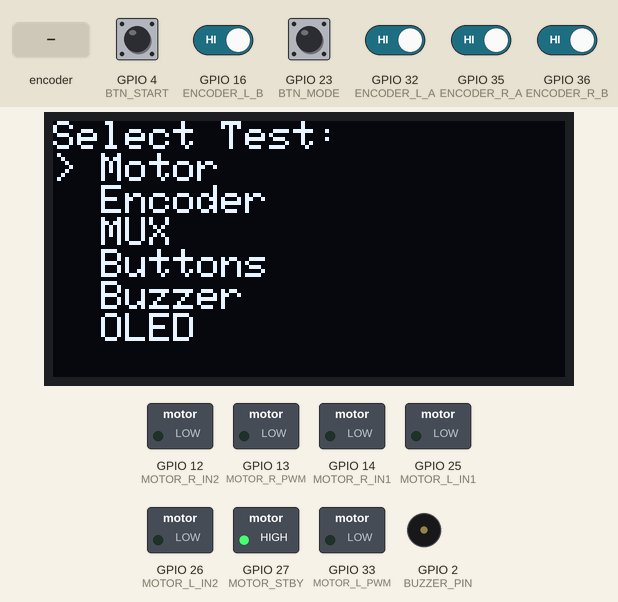
The sketch below on a simulated ESP32. On the bench: 128×64 one-colour display, switched loads named in the sketch (green lamp = pin HIGH), buzzer (waves = sounding, pin HIGH). The inputs (shaded band) are chosen by the test bench; at power-on: GPIO 4 (BTN_START), GPIO 16 (ENCODER_L_B), GPIO 23 (BTN_MODE), GPIO 32 (ENCODER_L_A), GPIO 35 (ENCODER_R_A), GPIO 36 (ENCODER_R_B) HIGH. What the sketch prints to the serial monitor is not drawn.

Above: at 2.2 s.
2.3 s: GPIO 4 (BTN_START) pulled LOW for 0.15 s
At 3.4 s:
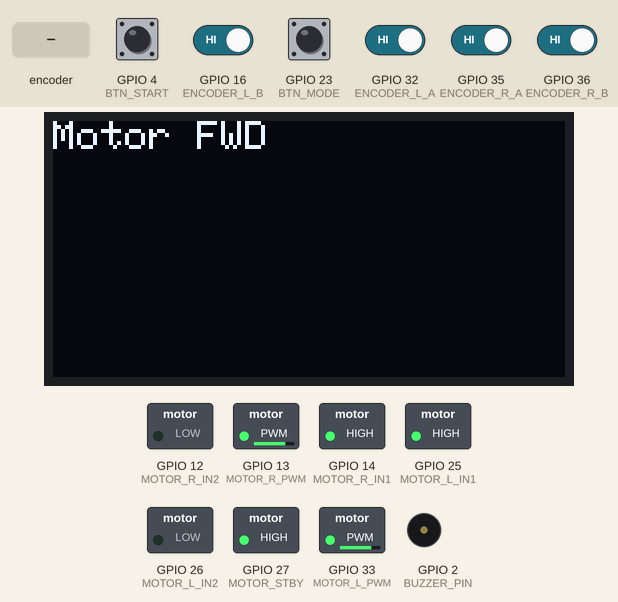
5.4 s: GPIO 23 (BTN_MODE) pulled LOW for 3.2 s
At 7.4 s:
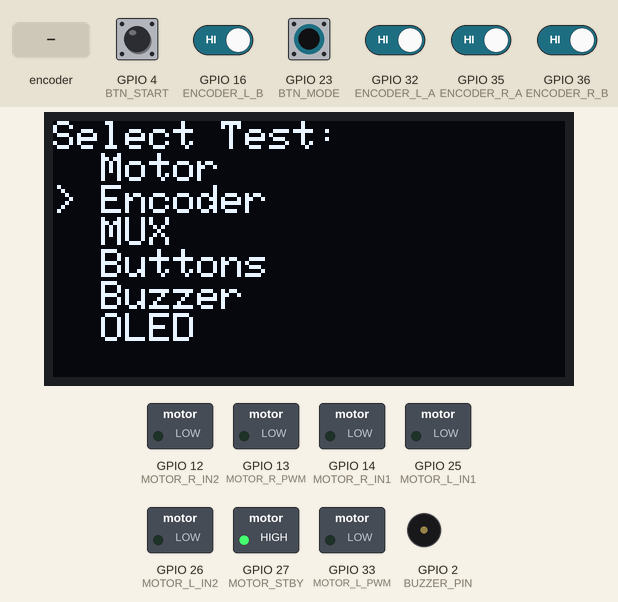
10.1 s: GPIO 4 (BTN_START) pulled LOW for 0.15 s
At 12.0 s:
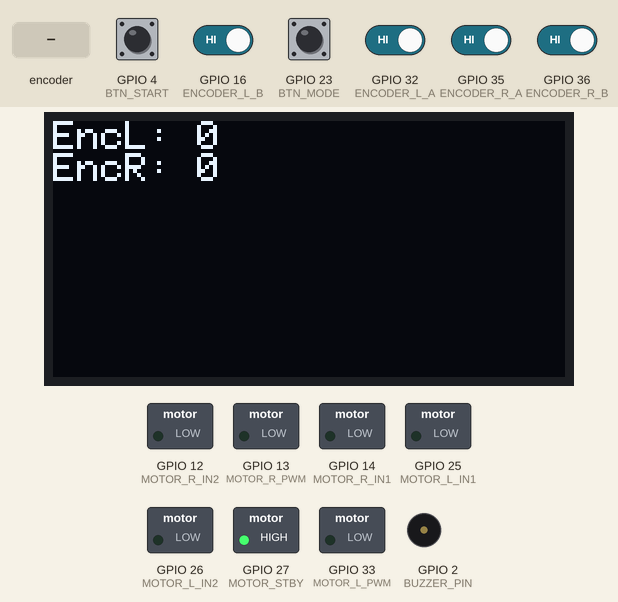
13.2 s: rotary encoder on GPIO 32 (ENCODER_L_A) / GPIO 16 (ENCODER_L_B) turned 2 steps (second pin leading)
At 13.9 s:
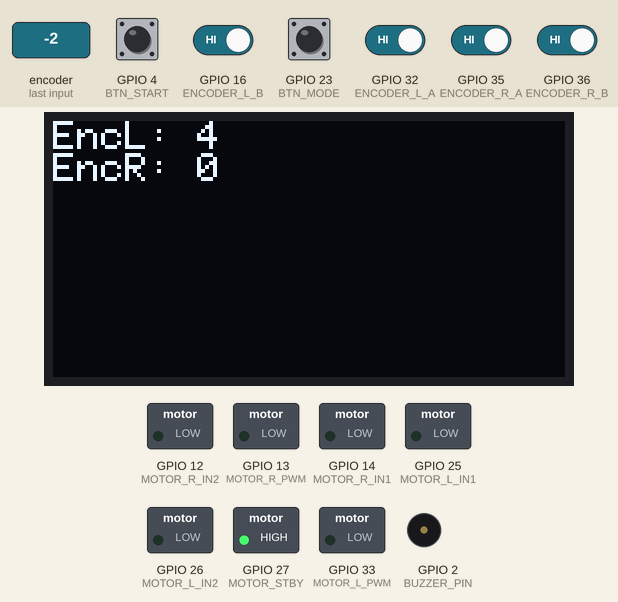
15.1 s: GPIO 35 (ENCODER_R_A) driven LOW
At 15.6 s:
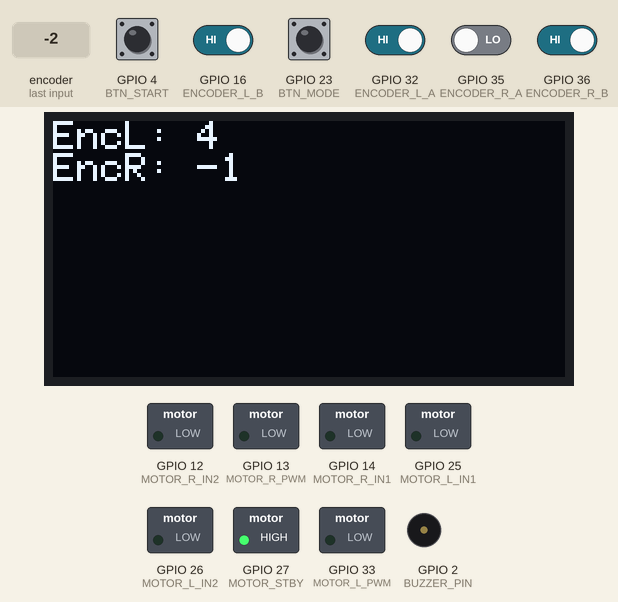
17.2 s: GPIO 23 (BTN_MODE) pulled LOW for 1 s
At 18.7 s:
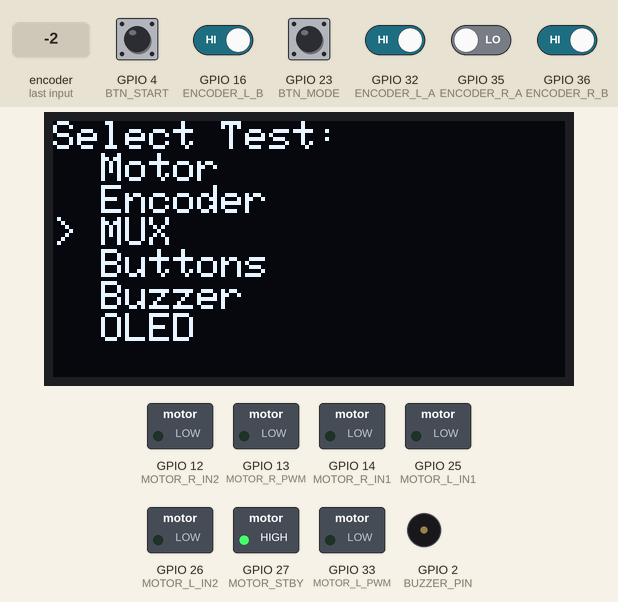
Timing chart, 0 to 20.2 s (numbered marks = the images above; inputs shaded):
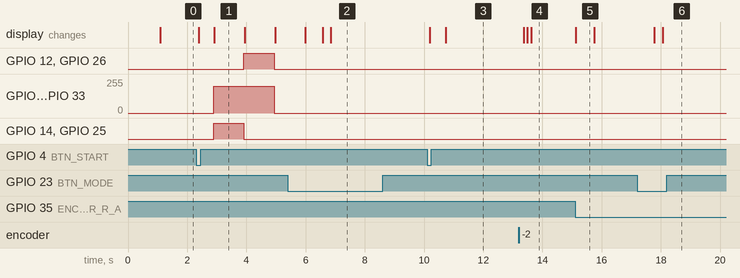

Measured:
- after the input at 2.3 s, GPIO 12 (MOTOR_R_IN2): LOW → HIGH after 1.6 s, → LOW 1.0 s later; GPIO 13 (MOTOR_R_PWM): 0/255 → 199/255 after 0.59 s, → 0/255 2.1 s later
- after the input at 5.4 s, the display: first differs from a run without the input after 1.2 s (image 2 shows a later state)
- after the input at 10.1 s, the display: first changes after 0.10 s (image 3 shows a later state)
- after the input at 13.2 s, the display: first changes after 0.17 s (image 4 shows a later state)
- after the input at 15.1 s, the display: changes at once (image 5)
- after the input at 17.2 s, the display: first changes after 0.58 s (image 6 shows a later state)
- what the display in image 5 shows lasts 0.7 s, from 15.1 s to 15.8 s

The sketch:

comp_testing.ino
```cpp
// Created by Ajeet Jain
#include <Wire.h>
#include <Adafruit_GFX.h>
#include <Adafruit_SSD1306.h>

// Pin definitions (from fastlinefollower.ino)
#define MOTOR_R_PWM 13
#define MOTOR_R_IN1 14
#define MOTOR_R_IN2 12
#define MOTOR_STBY  27
#define MOTOR_L_IN1 25
#define MOTOR_L_IN2 26
#define MOTOR_L_PWM 33
#define ENCODER_L_A 32
#define ENCODER_L_B 16
#define ENCODER_R_A 35
#define ENCODER_R_B 36
#define MUX_S0 18
#define MUX_S1 19
#define MUX_S2 17
#define MUX_S3 5
#define MUX_SIG 34
#define BTN_START 4
#define BTN_CAL 15
#define BTN_MODE 23
#define BTN_RESET 0
#define BUZZER_PIN 2
#define OLED_SDA 21
#define OLED_SCL 22
#define OLED_RST -1
#define OLED_ADDR 0x3C
#define SCREEN_WIDTH 128
#define SCREEN_HEIGHT 64
#define NUM_SENSORS 16
Adafruit_SSD1306 display(SCREEN_WIDTH, SCREEN_HEIGHT, &Wire, OLED_RST);

// Encoder variables
volatile long encoderCountL = 0, encoderCountR = 0;
void IRAM_ATTR encoderL_ISR() {
  if (digitalRead(ENCODER_L_A) == digitalRead(ENCODER_L_B)) encoderCountL++;
  else encoderCountL--;
}
void IRAM_ATTR encoderR_ISR() {
  if (digitalRead(ENCODER_R_A) == digitalRead(ENCODER_R_B)) encoderCountR++;
  else encoderCountR--;
}

// State
int testMode = 0; // 0: Motor, 1: Encoder, 2: MUX, 3: Buttons, 4: Buzzer, 5: OLED
const char* testNames[] = {"Motor", "Encoder", "MUX", "Buttons", "Buzzer", "OLED"};
const int numTests = 6;

void setMotors(int left, int right) {
  digitalWrite(MOTOR_L_IN1, left > 0);
  digitalWrite(MOTOR_L_IN2, left < 0);
  digitalWrite(MOTOR_R_IN1, right > 0);
  digitalWrite(MOTOR_R_IN2, right < 0);
  ledcWrite(MOTOR_L_PWM, abs(left));
  ledcWrite(MOTOR_R_PWM, abs(right));
}

void beep() {
  digitalWrite(BUZZER_PIN, HIGH);
  delay(100);
  digitalWrite(BUZZER_PIN, LOW);
}

void setup() {
  // Pins
  pinMode(MOTOR_L_PWM, OUTPUT);
  pinMode(MOTOR_L_IN1, OUTPUT);
  pinMode(MOTOR_L_IN2, OUTPUT);
  pinMode(MOTOR_R_PWM, OUTPUT);
  pinMode(MOTOR_R_IN1, OUTPUT);
  pinMode(MOTOR_R_IN2, OUTPUT);
  pinMode(MOTOR_STBY, OUTPUT);
  digitalWrite(MOTOR_STBY, HIGH);
  ledcAttach(MOTOR_L_PWM, 20000, 8);
  ledcAttach(MOTOR_R_PWM, 20000, 8);
  pinMode(ENCODER_L_A, INPUT_PULLUP);
  pinMode(ENCODER_L_B, INPUT_PULLUP);
  pinMode(ENCODER_R_A, INPUT_PULLUP);
  pinMode(ENCODER_R_B, INPUT_PULLUP);
  attachInterrupt(digitalPinToInterrupt(ENCODER_L_A), encoderL_ISR, CHANGE);
  attachInterrupt(digitalPinToInterrupt(ENCODER_R_A), encoderR_ISR, CHANGE);
  pinMode(MUX_S0, OUTPUT);
  pinMode(MUX_S1, OUTPUT);
  pinMode(MUX_S2, OUTPUT);
  pinMode(MUX_S3, OUTPUT);
  pinMode(MUX_SIG, INPUT);
  pinMode(BTN_START, INPUT_PULLUP);
  pinMode(BTN_CAL, INPUT_PULLUP);
  pinMode(BTN_MODE, INPUT_PULLUP);
  pinMode(BTN_RESET, INPUT_PULLUP);
  pinMode(BUZZER_PIN, OUTPUT);
  digitalWrite(BUZZER_PIN, LOW);
  Wire.begin(OLED_SDA, OLED_SCL);
  display.begin(SSD1306_SWITCHCAPVCC, OLED_ADDR);
  display.setRotation(2);
  display.clearDisplay();
  display.setTextSize(2);
  display.setTextColor(SSD1306_WHITE);
  display.setCursor(0, 0);
  display.println("ALL TESTS");
  display.display();
  showAjeetJain();
  delay(1000);
  Serial.begin(115200);
}

void loop() {
  // --- Menu selection ---
  display.clearDisplay();
  display.setTextSize(1);
  display.setCursor(0, 0);
  display.println("Select Test:");
  for (int i = 0; i < numTests; i++) {
    if (i == testMode) display.print("> ");
    else display.print("  ");
    display.println(testNames[i]);
  }
  display.display();
  showAjeetJain();
  // BTN_MODE cycles test, BTN_START selects
  static int lastMode = HIGH, lastStart = HIGH;
  int curMode = digitalRead(BTN_MODE);
  int curStart = digitalRead(BTN_START);
  if (lastMode == HIGH && curMode == LOW) {
    testMode = (testMode + 1) % numTests;
    delay(200);
  }
  if (lastStart == HIGH && curStart == LOW) {
    runTest(testMode);
    delay(200);
  }
  lastMode = curMode;
  lastStart = curStart;
  delay(50);
}

void runTest(int mode) {
  display.clearDisplay();
  display.setTextSize(1);
  display.setCursor(0, 0);
  display.print("Testing: ");
  display.println(testNames[mode]);
  display.display();
  showAjeetJain();
  delay(500);
  if (mode == 0) { // Motor
    setMotors(200, 200);
    display.clearDisplay(); display.setCursor(0,0); display.println("Motor FWD"); display.display(); showAjeetJain(); delay(1000);
    setMotors(-200, -200);
    display.clearDisplay(); display.setCursor(0,0); display.println("Motor BWD"); display.display(); showAjeetJain(); delay(1000);
    setMotors(0, 0);
    display.clearDisplay(); display.setCursor(0,0); display.println("Motor STOP"); display.display(); showAjeetJain(); delay(1000);
  } else if (mode == 1) { // Encoder
    unsigned long t0 = millis();
    long l0 = encoderCountL, r0 = encoderCountR;
    while (digitalRead(BTN_START) == HIGH) {
      display.clearDisplay();
      display.setCursor(0,0);
      display.print("EncL: "); display.println(encoderCountL);
      display.print("EncR: "); display.println(encoderCountR);
      display.display();
      showAjeetJain();
      Serial.print("EncL: "); Serial.print(encoderCountL);
      Serial.print("\tEncR: "); Serial.println(encoderCountR);
      delay(100);
      if (millis() - t0 > 5000) break;
    }
  } else if (mode == 2) { // MUX
    for (int k=0; k<10; k++) {
      display.clearDisplay();
      display.setCursor(0,0);
      for (int i = 0; i < NUM_SENSORS; i++) {
        digitalWrite(MUX_S0, i & 0x01);
        digitalWrite(MUX_S1, (i >> 1) & 0x01);
        digitalWrite(MUX_S2, (i >> 2) & 0x01);
        digitalWrite(MUX_S3, (i >> 3) & 0x01);
        delayMicroseconds(5);
        int val = analogRead(MUX_SIG);
        Serial.print("CH"); Serial.print(i); Serial.print(": "); Serial.print(val); Serial.print("\t");
        display.print(i); display.print(":"); display.print(val); display.print(" ");
        if ((i+1)%4==0) display.println();
      }
      Serial.println();
      display.display();
      showAjeetJain();
      delay(500);
    }
  } else if (mode == 3) { // Buttons
    for (int k=0; k<50; k++) {
      display.clearDisplay();
      display.setCursor(0,0);
      display.print("START: "); display.println(digitalRead(BTN_START) == LOW ? "PRESSED" : "RELEASED");
      display.print("CAL:   "); display.println(digitalRead(BTN_CAL) == LOW ? "PRESSED" : "RELEASED");
      display.print("MODE:  "); display.println(digitalRead(BTN_MODE) == LOW ? "PRESSED" : "RELEASED");
      display.print("RESET: "); display.println(digitalRead(BTN_RESET) == LOW ? "PRESSED" : "RELEASED");
      display.display();
      showAjeetJain();
      Serial.print("START: "); Serial.print(digitalRead(BTN_START) == LOW ? "PRESSED" : "RELEASED");
      Serial.print("\tCAL: "); Serial.print(digitalRead(BTN_CAL) == LOW ? "PRESSED" : "RELEASED");
      Serial.print("\tMODE: "); Serial.print(digitalRead(BTN_MODE) == LOW ? "PRESSED" : "RELEASED");
      Serial.print("\tRESET: "); Serial.println(digitalRead(BTN_RESET) == LOW ? "PRESSED" : "RELEASED");
      delay(100);
    }
  } else if (mode == 4) { // Buzzer
    for (int k=0; k<5; k++) {
      digitalWrite(BUZZER_PIN, HIGH);
      display.clearDisplay(); display.setCursor(0,0); display.println("BUZZER ON"); display.display(); showAjeetJain(); delay(200);
      digitalWrite(BUZZER_PIN, LOW);
      display.clearDisplay(); display.setCursor(0,0); display.println("BUZZER OFF"); display.display(); showAjeetJain(); delay(300);
    }
  } else if (mode == 5) { // OLED
    display.clearDisplay();
    display.setTextSize(2);
    display.setCursor(0, 0);
    display.println("OLED TEST");
    display.setTextSize(1);
    display.setCursor(0, 24);
    display.println("128x64 SSD1306");
    display.setCursor(0, 40);
    display.println("Hello, ESP32!");
    display.display();
    showAjeetJain();
    delay(2000);
  }
  display.clearDisplay();
  display.setCursor(0,0);
  display.println("Done. Press MODE");
  display.display();
  showAjeetJain();
  // Wait for MODE to return to menu
  while (digitalRead(BTN_MODE) == HIGH) delay(10);
  delay(300);
}

// Helper to show 'Ajeet Jain' at the bottom
void showAjeetJain() {
  display.setTextSize(1);
  display.setCursor(0, SCREEN_HEIGHT - 10);
  display.println("Ajeet Jain");
}
```
